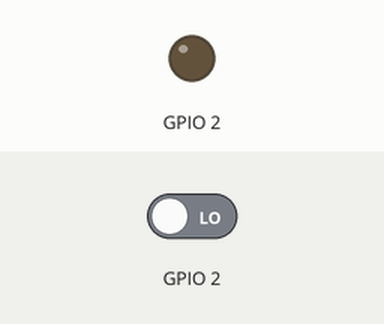
This sketch was run on a simulated ESP8266 (NodeMCU). Shown: output pins drawn as LEDs (lit = HIGH). The test bench sets the inputs (shaded band); at power-on: GPIO 2 LOW. WiFi joins after 1.5 s; servers stay silent unless stated; uploads are accepted with an empty reply; what the sketch prints to the serial monitor is not drawn.

Above: at 0.0 s.
At 1.6 s:
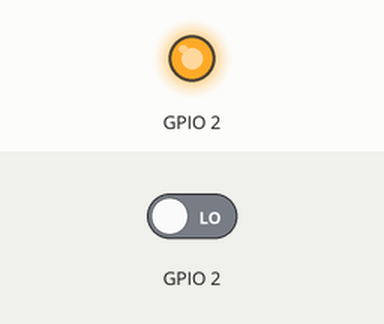
Timing chart, 0 to 3.5 s (numbered marks = the images above):
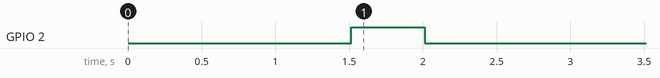

The sketch:

LightMeter.ino
```cpp
/*
* Measure light level with an IR-transistor and send the value to a webserver. Here the value is sent to an Emoncms
* installation but that can be altered.
 *
 *©Patrik Hermansson 2015
 */

#include <ESP8266WiFi.h>

const char* ssid = "dd-wrt";
const char* password = "your-password";  // Wifi password, if any

// Values for Emoncms
const char* host = "192.168.1.3";
String apikey = "<api>";
String nodeid = "24";
String url = "/emoncms/input/post.json?apikey="+apikey+"&node="+nodeid+"&csv=";

// Remote Emoncms
const char*  remotedomain="emoncms.org";
String remoteemoncmspath = "emoncms";
String remoteapikey = "<api>";
String remotenodeid = "24";
String remoteurl = "/input/post.json?node="+nodeid+"&csv=";

void setup() {
  Serial.begin(115200);
  delay(10);

  // We start by connecting to a WiFi network
  Serial.println();
  Serial.println();
  Serial.print("Connecting to ");
  Serial.println(ssid);

  WiFi.begin(ssid, password);

  while (WiFi.status() != WL_CONNECTED) {
    delay(500);
    Serial.print(".");
  }

  Serial.println("");
  Serial.println("WiFi connected");
  Serial.println("IP address: ");
  Serial.println(WiFi.localIP());

  // Setup Gpio 2
  pinMode(2, OUTPUT);
  digitalWrite(2, LOW);
}

void loop() {

  // Set output high
  Serial.println("Gpio 2 high");
  pinMode(2, OUTPUT);
  digitalWrite(2, HIGH);
  // Wait for capacitor to charge
  delay(500);
  // Set Gpio2 to input
  digitalWrite(2, LOW);
  pinMode(2, INPUT);

  // Wait while capacitor discharges and count how long it takes
  unsigned long startTime = micros();
  // Measure discharge time and use a timeout. If its really dark, we get stuck here otherwise.
  while (digitalRead(2) == HIGH && micros()-startTime < 1000000) {
  }
  unsigned int time = micros() - startTime;
  // Print results
  Serial.print ("Light level: ");
  Serial.println(time);

  // Add count to url
  String newurl="";
  newurl=url + String(time);
  String newremoteurl="";
  newremoteurl=remoteurl + String(time) + "&apikey="+remoteapikey;

  // Connect to host
  Serial.print("connecting to ");
  Serial.println(host);

  // Use WiFiClient class to create TCP connections
  WiFiClient client;
  const int httpPort = 80;
  if (!client.connect(host, httpPort)) {
    Serial.println("connection failed");
    return;
  }

  Serial.print("Requesting URL: ");
  Serial.println(newurl);

  // This will send the request to the server
  client.print(String("GET ") + newurl + " HTTP/1.1\r\n" +
               "Host: " + host + "\r\n" +
               "Connection: close\r\n\r\n");
  delay(100);

  // Read all the lines of the reply from server and print them to Serial
  while(client.available()){
    String line = client.readStringUntil('\r');
    Serial.print(line);
  }

  Serial.println();
  Serial.println("closing connection");

  // Connect to remote Emoncms
    // Connect to host
  Serial.print("connecting to ");
  Serial.println(remotedomain);

  if (!client.connect(remotedomain, httpPort)) {
    Serial.println("Remote connection failed");
    return;
  }

  Serial.print("Requesting URL: ");
  Serial.println(newremoteurl);

  // This will send the request to the server
  client.print(String("GET ") + newremoteurl + " HTTP/1.1\r\n" +
               "Host: " + remotedomain + "\r\n" +
               "Connection: close\r\n\r\n");
  delay(100);

  // Read all the lines of the reply from server and print them to Serial
  while(client.available()){
    String line = client.readStringUntil('\r');
    Serial.print(line);
  }

  Serial.println();
  Serial.println("closing connection");

  // Wait x minutes to midnight (or to next measurement). Here we could/should go into deep sleep...
  Serial.println("Wait...");
  delay(600000);

}
```

Measured:
- by itself, GPIO 2: LOW → HIGH at 1.5 s, → LOW 0.50 s later
